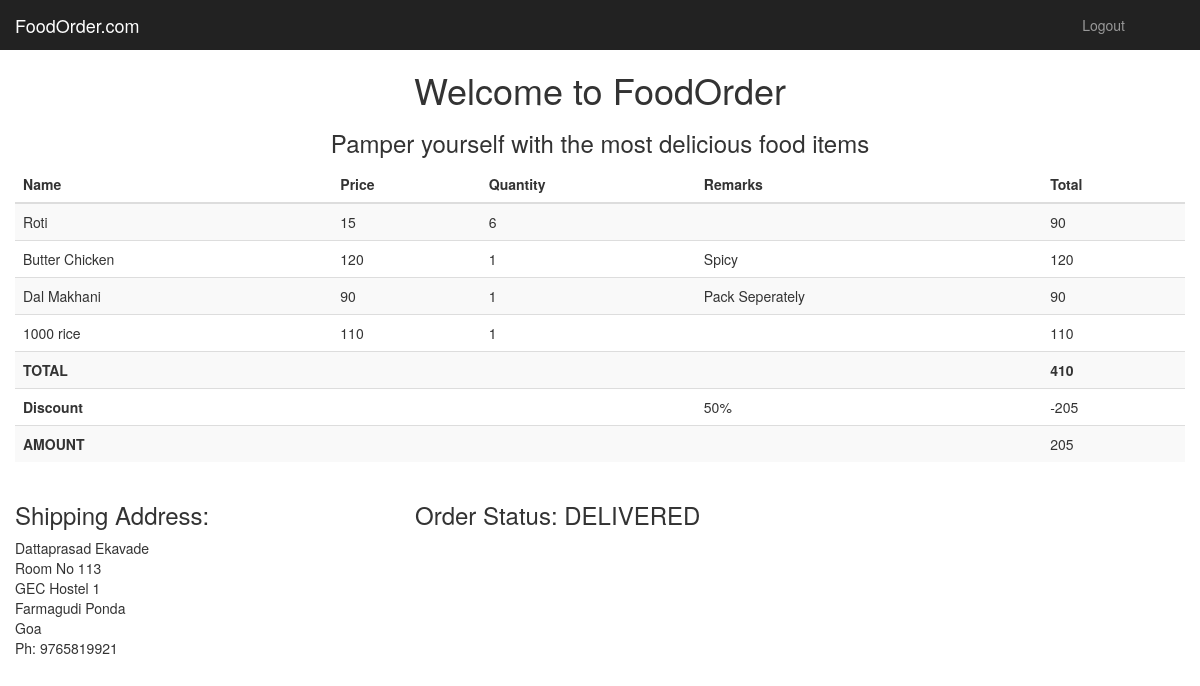
Screenshot of /manager/checkorder.php?order=7 (signed in) with the database file from the repository.
### tables this page shows
CREATE TABLE IF NOT EXISTS `order_fooditems` (
  `order_id` int(11) NOT NULL,
  `fooditems_id` int(11) NOT NULL,
  `quantity` int(11) NOT NULL,
  `remarks` text NOT NULL
);

CREATE TABLE IF NOT EXISTS `fooditems` (
`id` int(11) NOT NULL,
  `itemname` varchar(20) NOT NULL,
  `category_id` int(11) NOT NULL,
  `price` int(11) NOT NULL
);

CREATE TABLE IF NOT EXISTS `discount` (
`id` int(11) NOT NULL,
  `code` varchar(15) NOT NULL,
  `percent` int(11) NOT NULL,
  `minprice` int(11) NOT NULL,
  `status` tinyint(1) NOT NULL DEFAULT '1'
);

CREATE TABLE IF NOT EXISTS `address` (
`id` int(11) NOT NULL,
  `user_id` int(11) NOT NULL,
  `name` varchar(50) NOT NULL,
  `line1` text NOT NULL,
  `line2` text,
  `city` varchar(30) NOT NULL,
  `phone` varchar(10) NOT NULL
);

### manager/checkorder.php (the view, shortened to what this page needs)
<?php
    if(isset($_GET['order'])) $orderid=$_GET['order'];
    $sql="SELECT * FROM `order_fooditems` join fooditems on order_fooditems.fooditems_id = fooditems.id WHERE order_id = {$orderid} ";
    $order=mysql_query($sql);
    $sql="SELECT * from orders where id={$orderid}";
    $result=mysql_query($sql);
    $details=mysql_fetch_assoc($result);
        $sql="SELECT * from discount where id = {$details['discount_id']}";
        $coupon=mysql_query($sql);
        $discount=mysql_fetch_assoc($coupon);
        $disc=$discount['percent']/100;
        $sql="SELECT * from address where id = {$details['addressid']}";
        $addr=mysql_query($sql);
        $address=mysql_fetch_assoc($addr);
?>
<!DOCTYPE html>
<html lang="en">
<head>
    <link href="../assets/bootstrap/css/bootstrap.min.css" rel="stylesheet">
    <link href="../assets/css/dashboard.css" rel="stylesheet">
  </head>
  <body>
    <nav class="navbar navbar-inverse navbar-fixed-top">
      <div class="container-fluid">
        <div class="navbar-header">
          <a class="navbar-brand" href="index.php">FoodOrder.com</a>
        </div>
        <div id="navbar" class="navbar-collapse collapse">
          <ul class="nav navbar-nav navbar-right">
            <li><a href="#"></a></li>
            <li><a href="../logout.php">Logout</a></li>
            <li><a href="#"></a></li>
            <li><a href="#"></a></li>
          </ul>
        </div>
      </div>
    </nav>
    <div class="container">
		<h1><center>Welcome to FoodOrder</center></h1>
		<h3><center>Pamper yourself with the most delicious food items</center></h3>
        <div class="row">
            <table class="table table-striped">
				<thead>
				<tr>
					<th>Name</th>
                    <th>Price</th>
					<th>Quantity</th>
                    <th>Remarks</th>
					<th>Total</th>
				</tr>
				</thead>
                <tbody>
                <?php
                    $total=0;
                    while($item=mysql_fetch_assoc($order)){
                ?>
                <tr>
                    <td><?= $item['itemname'] ?></td>
                    <td><?= $item['price'] ?></td>
                    <td><?= $item['quantity'] ?></td>
                    <td><?= $item['remarks'] ?></td>
                    <td><?= $item['price']*$item['quantity']  ?></td>
                </tr>
                <?php
                        $total+=$item['price']*$item['quantity'];
                    }
                ?>
                <tr>
                    <th>TOTAL</th>
                    <td></td>
                    <td></td>
                    <td></td>
                    <th><?=$total?></th>
                </tr>
                <?php
                    if(isset($disc)) {
                        $disc=$total*$disc;
                        $total=$total-$disc;
                ?>
                    <tr>
                        <th>Discount</th>
                        <td></td>
                        <td></td>
                        <td><?=$discount['percent']?>%</td>
                        <td>-<?=$disc?></td>
                    </tr>
                    <tr>
                        <th>AMOUNT</th>
                        <td></td>
                        <td></td>
                        <td></td>
                        <td><?=$total?></td>
                    </tr>
                    <?php
                }
                    ?>
                </tbody>
            </table>
            <div class="row">
                <div class="col-md-4">
                    <h3>Shipping Address:</h3>
                    <?=$address["name"] ?>
                    <br><?=$address["line1"] ?>
                    <br><?=$address["line2"] ?>
                    <br><?=$address["city"] ?>
                    <br>Goa
                    <br>Ph: <?=$address["phone"] ?>
                </div>
                <div class="col-md-8">
                            <h3>Order Status: <?php
                                switch($details['status']){
                                    case 4: echo "DELIVERED"; break;
                                }
                            ?></h3>
               </div>
            </div>
        </div>
</body></html>

### assets/css/dashboard.css (style rules this page uses)
body { padding-top: 50px; }
.navbar-fixed-top { border: 0; }

### rows the page displays
order_fooditems: fooditems.itemname "Roti", fooditems.price "15", quantity "6", $item['price']*$item['quantity'] "90"
order_fooditems: fooditems.itemname "Butter Chicken", fooditems.price "120", quantity "1", remarks "Spicy", $item['price']*$item['quantity'] "120"
order_fooditems: fooditems.itemname "Dal Makhani", fooditems.price "90", quantity "1", remarks "Pack Seperately", $item['price']*$item['quantity'] "90"
order_fooditems: fooditems.itemname "1000 rice", fooditems.price "110", quantity "1", $item['price']*$item['quantity'] "110"
discount: percent "50"
address: name "Dattaprasad Ekavade", line1 "Room No 113", line2 "GEC Hostel 1", city "Farmagudi Ponda", phone "9765819921"

### other values shown
$total "410"
$disc "205"
$total "205"
